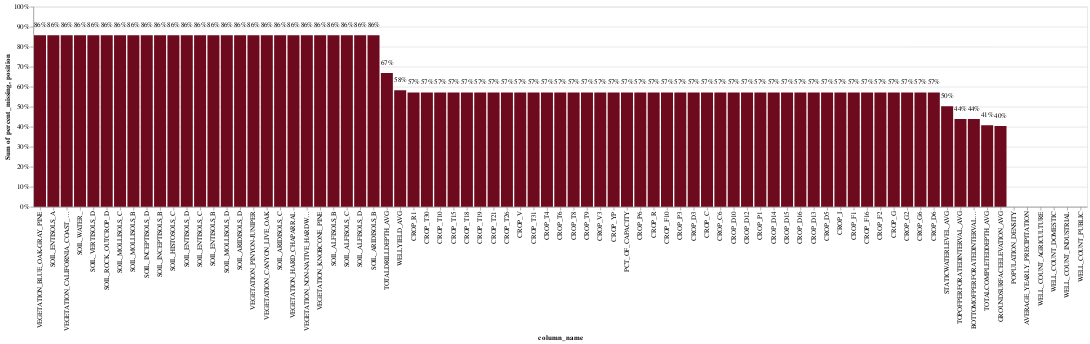

The notebook cell saved with this chart:
### Markdown cell above
### Preprocessing Data

### Code cell
draw_missing_data_chart(X_train)

### Figure 1 — Vega-Lite specification as saved in the notebook (floating-point values rounded to 4 significant figures)
{"config": {"view": {"continuousWidth": 400, "continuousHeight": 300}}, "layer": [{"mark": {"type": "bar", "color": "#6e0a1e"}, "encoding": {"tooltip": [{"field": "column_name", "type": "nominal"}, {"field": "percent_missing", "type": "quantitative"}], "x": {"field": "column_name", "sort": ["VEGETATION_BLUE_OAK-GRAY_PINE", "SOIL_ENTISOLS_A", "VEGETATION_CALIFORNIA_COAST_LIVE_OAK", "SOIL_WATER_", "SOIL_VERTISOLS_D", "SOIL_ROCK_OUTCROP_D", "SOIL_MOLLISOLS_C", "SOIL_MOLLISOLS_B", "SOIL_INCEPTISOLS_D", "SOIL_INCEPTISOLS_B", "SOIL_HISTOSOLS_C", "SOIL_ENTISOLS_D", "SOIL_ENTISOLS_C", "SOIL_ENTISOLS_B", "SOIL_MOLLISOLS_D", "SOIL_ARIDISOLS_D", "VEGETATION_PINYON-JUNIPER", "VEGETATION_CANYON_LIVE_OAK", "SOIL_ARIDISOLS_C", "VEGETATION_HARD_CHAPARRAL", "VEGETATION_NON-NATIVE_HARDWOOD_FOREST", "VEGETATION_KNOBCONE_PINE", "SOIL_ALFISOLS_B", "SOIL_ALFISOLS_C", "SOIL_ALFISOLS_D", "SOIL_ARIDISOLS_B", "TOTALDRILLDEPTH_AVG", "WELLYIELD_AVG", "CROP_R1", "CROP_T30", "CROP_T10", "CROP_T15", "CROP_T18", "CROP_T19", "CROP_T21", "CROP_T26", "CROP_V", "CROP_T31", "CROP_T4", "CROP_T6", "CROP_T8", "CROP_T9", "CROP_V3", "CROP_YP", "PCT_OF_CAPACITY", "CROP_P6", "CROP_R", "CROP_F10", "CROP_P3", "CROP_D3", "CROP_C", "CROP_C6", "CROP_D10", "CROP_D12", "CROP_P1", "CROP_D14", "CROP_D15", "CROP_D16", "CROP_D13", "CROP_D5", "CROP_I", "CROP_F1", "CROP_F16", "CROP_F2", "CROP_G", "CROP_G2", "CROP_G6", "CROP_D6", "STATICWATERLEVEL_AVG", "TOPOFPERFORATEDINTERVAL_AVG", "BOTTOMOFPERFORATEDINTERVAL_AVG", "TOTALCOMPLETEDDEPTH_AVG", "GROUNDSURFACEELEVATION_AVG", "POPULATION_DENSITY", "AVERAGE_YEARLY_PRECIPITATION", "WELL_COUNT_AGRICULTURE", "WELL_COUNT_DOMESTIC", "WELL_COUNT_INDUSTRIAL", "WELL_COUNT_PUBLIC"], "type": "nominal"}, "y": {"aggregate": "sum", "axis": {"format": "%"}, "field": "percent_missing", "stack": "normalize", "type": "quantitative"}}}, {"mark": {"type": "text", "align": "center", "color": "black", "fontSize": 10}, "encoding": {"text": {"field": "percent_missing", "format": ".0%", "type": "quantitative"}, "tooltip": [{"field": "column_name", "type": "nominal"}, {"field": "percent_missing", "type": "quantitative"}], "x": {"field": "column_name", "sort": ["VEGETATION_BLUE_OAK-GRAY_PINE", "SOIL_ENTISOLS_A", "VEGETATION_CALIFORNIA_COAST_LIVE_OAK", "SOIL_WATER_", "SOIL_VERTISOLS_D", "SOIL_ROCK_OUTCROP_D", "SOIL_MOLLISOLS_C", "SOIL_MOLLISOLS_B", "SOIL_INCEPTISOLS_D", "SOIL_INCEPTISOLS_B", "SOIL_HISTOSOLS_C", "SOIL_ENTISOLS_D", "SOIL_ENTISOLS_C", "SOIL_ENTISOLS_B", "SOIL_MOLLISOLS_D", "SOIL_ARIDISOLS_D", "VEGETATION_PINYON-JUNIPER", "VEGETATION_CANYON_LIVE_OAK", "SOIL_ARIDISOLS_C", "VEGETATION_HARD_CHAPARRAL", "VEGETATION_NON-NATIVE_HARDWOOD_FOREST", "VEGETATION_KNOBCONE_PINE", "SOIL_ALFISOLS_B", "SOIL_ALFISOLS_C", "SOIL_ALFISOLS_D", "SOIL_ARIDISOLS_B", "TOTALDRILLDEPTH_AVG", "WELLYIELD_AVG", "CROP_R1", "CROP_T30", "CROP_T10", "CROP_T15", "CROP_T18", "CROP_T19", "CROP_T21", "CROP_T26", "CROP_V", "CROP_T31", "CROP_T4", "CROP_T6", "CROP_T8", "CROP_T9", "CROP_V3", "CROP_YP", "PCT_OF_CAPACITY", "CROP_P6", "CROP_R", "CROP_F10", "CROP_P3", "CROP_D3", "CROP_C", "CROP_C6", "CROP_D10", "CROP_D12", "CROP_P1", "CROP_D14", "CROP_D15", "CROP_D16", "CROP_D13", "CROP_D5", "CROP_I", "CROP_F1", "CROP_F16", "CROP_F2", "CROP_G", "CROP_G2", "CROP_G6", "CROP_D6", "STATICWATERLEVEL_AVG", "TOPOFPERFORATEDINTERVAL_AVG", "BOTTOMOFPERFORATEDINTERVAL_AVG", "TOTALCOMPLETEDDEPTH_AVG", "GROUNDSURFACEELEVATION_AVG", "POPULATION_DENSITY", "AVERAGE_YEARLY_PRECIPITATION", "WELL_COUNT_AGRICULTURE", "WELL_COUNT_DOMESTIC", "WELL_COUNT_INDUSTRIAL", "WELL_COUNT_PUBLIC"], "type": "nominal"}, "y": {"field": "position", "type": "quantitative"}}, "transform": [{"calculate": "datum.percent_missing + 0.05 * datum.percent_missing / abs(datum.percent_missing)", "as": "position"}]}], "data": {"name": "data-55b2d078145bd7d3163ea203522c02fb"}, "$schema": "https://vega.github.io/schema/vega-lite/v4.17.0.json", "datasets": {"data-55b2d078145bd7d3163ea203522c02fb": [{"column_name": "VEGETATION_BLUE_OAK-GRAY_PINE", "percent_missing": 0.8571}, {"column_name": "SOIL_ENTISOLS_A", "percent_missing": 0.8571}, {"column_name": "VEGETATION_CALIFORNIA_COAST_LIVE_OAK", "percent_missing": 0.8571}, {"column_name": "SOIL_WATER_", "percent_missing": 0.8571}, {"column_name": "SOIL_VERTISOLS_D", "percent_missing": 0.8571}, {"column_name": "SOIL_ROCK_OUTCROP_D", "percent_missing": 0.8571}, {"column_name": "SOIL_MOLLISOLS_C", "percent_missing": 0.8571}, {"column_name": "SOIL_MOLLISOLS_B", "percent_missing": 0.8571}, {"column_name": "SOIL_INCEPTISOLS_D", "percent_missing": 0.8571}, {"column_name": "SOIL_INCEPTISOLS_B", "percent_missing": 0.8571}, {"column_name": "SOIL_HISTOSOLS_C", "percent_missing": 0.8571}, {"column_name": "SOIL_ENTISOLS_D", "percent_missing": 0.8571}, {"column_name": "SOIL_ENTISOLS_C", "percent_missing": 0.8571}, {"column_name": "SOIL_ENTISOLS_B", "percent_missing": 0.8571}, {"column_name": "SOIL_MOLLISOLS_D", "percent_missing": 0.8571}, {"column_name": "SOIL_ARIDISOLS_D", "percent_missing": 0.8571}, {"column_name": "VEGETATION_PINYON-JUNIPER", "percent_missing": 0.8571}, {"column_name": "VEGETATION_CANYON_LIVE_OAK", "percent_missing": 0.8571}, {"column_name": "SOIL_ARIDISOLS_C", "percent_missing": 0.8571}, {"column_name": "VEGETATION_HARD_CHAPARRAL", "percent_missing": 0.8571}, {"column_name": "VEGETATION_NON-NATIVE_HARDWOOD_FOREST", "percent_missing": 0.8571}, {"column_name": "VEGETATION_KNOBCONE_PINE", "percent_missing": 0.8571}, {"column_name": "SOIL_ALFISOLS_B", "percent_missing": 0.8571}, {"column_name": "SOIL_ALFISOLS_C", "percent_missing": 0.8571}, {"column_name": "SOIL_ALFISOLS_D", "percent_missing": 0.8571}, {"column_name": "SOIL_ARIDISOLS_B", "percent_missing": 0.8571}, {"column_name": "TOTALDRILLDEPTH_AVG", "percent_missing": 0.6689}, {"column_name": "WELLYIELD_AVG", "percent_missing": 0.5822}, {"column_name": "CROP_R1", "percent_missing": 0.5714}, {"column_name": "CROP_T30", "percent_missing": 0.5714}, {"column_name": "CROP_T10", "percent_missing": 0.5714}, {"column_name": "CROP_T15", "percent_missing": 0.5714}, {"column_name": "CROP_T18", "percent_missing": 0.5714}, {"column_name": "CROP_T19", "percent_missing": 0.5714}, {"column_name": "CROP_T21", "percent_missing": 0.5714}, {"column_name": "CROP_T26", "percent_missing": 0.5714}, {"column_name": "CROP_V", "percent_missing": 0.5714}, {"column_name": "CROP_T31", "percent_missing": 0.5714}, {"column_name": "CROP_T4", "percent_missing": 0.5714}, {"column_name": "CROP_T6", "percent_missing": 0.5714}, {"column_name": "CROP_T8", "percent_missing": 0.5714}, {"column_name": "CROP_T9", "percent_missing": 0.5714}, {"column_name": "CROP_V3", "percent_missing": 0.5714}, {"column_name": "CROP_YP", "percent_missing": 0.5714}, {"column_name": "PCT_OF_CAPACITY", "percent_missing": 0.5714}, {"column_name": "CROP_P6", "percent_missing": 0.5714}, {"column_name": "CROP_R", "percent_missing": 0.5714}, {"column_name": "CROP_F10", "percent_missing": 0.5714}, {"column_name": "CROP_P3", "percent_missing": 0.5714}, {"column_name": "CROP_D3", "percent_missing": 0.5714}, {"column_name": "CROP_C", "percent_missing": 0.5714}, {"column_name": "CROP_C6", "percent_missing": 0.5714}, {"column_name": "CROP_D10", "percent_missing": 0.5714}, {"column_name": "CROP_D12", "percent_missing": 0.5714}, {"column_name": "CROP_P1", "percent_missing": 0.5714}, {"column_name": "CROP_D14", "percent_missing": 0.5714}, {"column_name": "CROP_D15", "percent_missing": 0.5714}, {"column_name": "CROP_D16", "percent_missing": 0.5714}, {"column_name": "CROP_D13", "percent_missing": 0.5714}, {"column_name": "CROP_D5", "percent_missing": 0.5714}, {"column_name": "CROP_I", "percent_missing": 0.5714}, {"column_name": "CROP_F1", "percent_missing": 0.5714}, {"column_name": "CROP_F16", "percent_missing": 0.5714}, {"column_name": "CROP_F2", "percent_missing": 0.5714}, {"column_name": "CROP_G", "percent_missing": 0.5714}, {"column_name": "CROP_G2", "percent_missing": 0.5714}, {"column_name": "CROP_G6", "percent_missing": 0.5714}, {"column_name": "CROP_D6", "percent_missing": 0.5714}, {"column_name": "STATICWATERLEVEL_AVG", "percent_missing": 0.5018}, {"column_name": "TOPOFPERFORATEDINTERVAL_AVG", "percent_missing": 0.4387}, {"column_name": "BOTTOMOFPERFORATEDINTERVAL_AVG", "percent_missing": 0.4384}, {"column_name": "TOTALCOMPLETEDDEPTH_AVG", "percent_missing": 0.4071}, {"column_name": "GROUNDSURFACEELEVATION_AVG", "percent_missing": 0.4041}, {"column_name": "POPULATION_DENSITY", "percent_missing": 0.0}, {"column_name": "AVERAGE_YEARLY_PRECIPITATION", "percent_missing": 0.0}, {"column_name": "WELL_COUNT_AGRICULTURE", "percent_missing": 0.0}, {"column_name": "WELL_COUNT_DOMESTIC", "percent_missing": 0.0}, {"column_name": "WELL_COUNT_INDUSTRIAL", "percent_missing": 0.0}, {"column_name": "WELL_COUNT_PUBLIC", "percent_missing": 0.0}]}}
